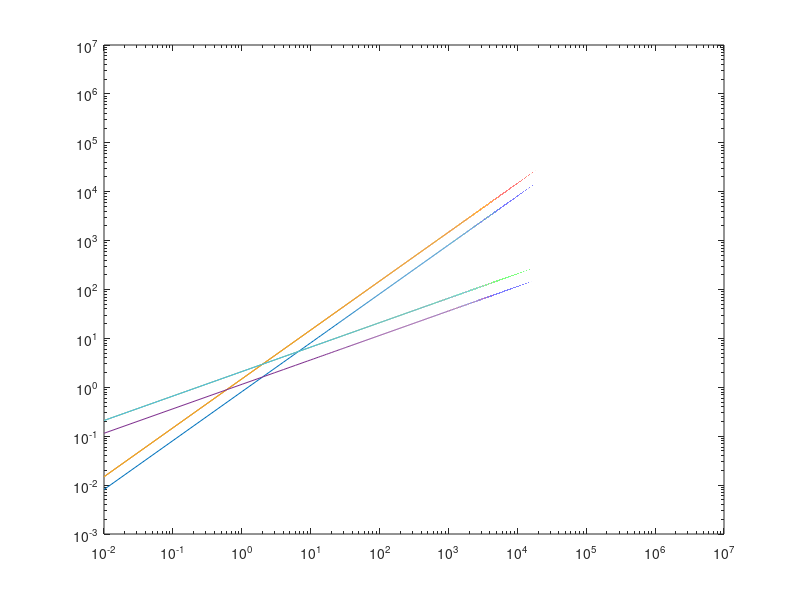

Write MATLAB code to recreate this figure.
clear
clc

% mass = attograms = 10^-18 gram
% distance = nanometers
% time = nanoseconds
% energy = attogram-nanometer^2/nanosecond^2
% velocity = nanometers/nanosecond
% force = attogram-nanometer/nanosecond^2
% torque = attogram-nanometer^2/nanosecond^2
% temperature = Kelvin
% pressure = attogram/(nanometer-nanosecond^2)
% dynamic viscosity = attogram/(nanometer-nanosecond)
% charge = multiple of electron charge (1.0 is a proton)
% dipole = charge-nanometer
% electric field = volt/nanometer
% density = attograms/nanometer^dim

SaveFolder='Parameter/';
mkdir(SaveFolder);

Chain=10;
BeadSize1=2;
BeadSize2=0.6;
BeadSize3=0.6;
BeadSize4=3;
BeadSize=[BeadSize1,BeadSize2,BeadSize3,BeadSize4];

WaterEta=1; %ag/nm/ns %0.001 kg/m/s
BeadCsi=6*pi*WaterEta*BeadSize/2; %ag/ns

Temp=300; %K
kB=1.38*10^-2; %ag*nm^2/ns^2/K 1.38*10^-23 Kg*m^2/s^2/K
kBT=kB*Temp;
    
Damp=1;
D=kBT./BeadCsi;
BeadMass=Damp*BeadCsi;

dt=Damp/100;
T=dt:1:2*10^6;
loglog(T,(3*kBT/BeadMass(1)*T.^2).^0.5,'-'); hold on %1/2 m v^2 =3/2 kB T v^2*T^2
loglog(T,(3*kBT/BeadMass(2)*T.^2).^0.5,'-');
loglog(T,(3*kBT/BeadMass(3)*T.^2).^0.5,'-');
loglog(T,(6*D(1)*T).^0.5,'-');
loglog(T,(6*D(2)*T).^0.5,'-');
loglog(T,(6*D(3)*T).^0.5,'-');

save([SaveFolder 'Parameter_Chain' num2str(Chain) '_Particle' num2str(BeadSize(4)) 'nm.mat'],'BeadSize','BeadCsi','Damp','Temp','kBT','BeadMass');
